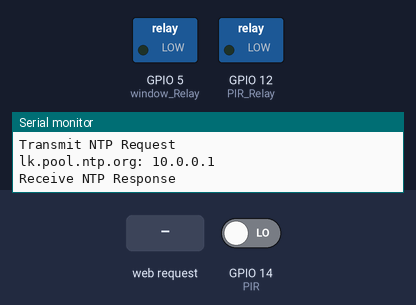
Simulated run of this sketch. Board: ESP8266 (NodeMCU). Shown: switched loads named in the sketch (green lamp = pin HIGH), the last lines printed to the serial monitor. Inputs (shaded band) come from the test bench; at power-on: GPIO 14 (PIR) LOW. WiFi joins after 1.5 s; servers stay silent unless stated.

Above: at 2.7 s.
2.8 s: HTTP request GET /living/window/1 received
At 3.9 s:
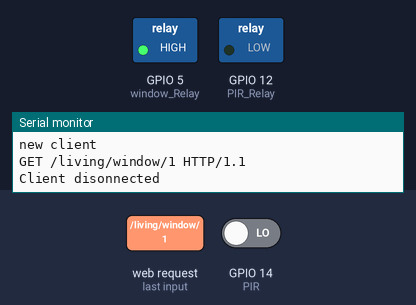
4.3 s: HTTP request GET /living/pir/1 received
At 5.1 s:
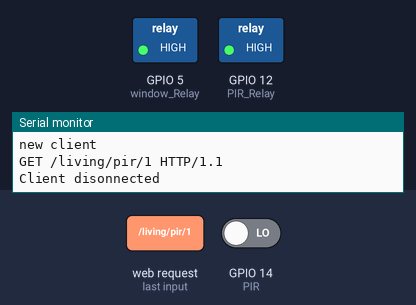
5.8 s: HTTP request GET /living/window/0 received
At 6.2 s:
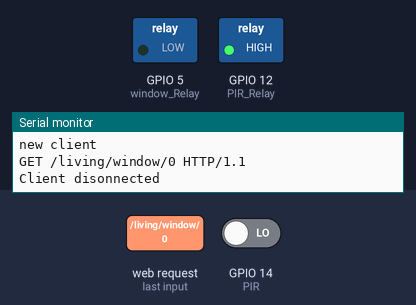
7.3 s: HTTP request GET /living/pir/0 received
At 8.6 s:
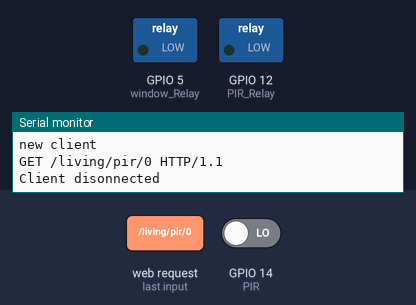
Timing chart, 0 to 9.8 s (numbered marks = the images above; inputs shaded):
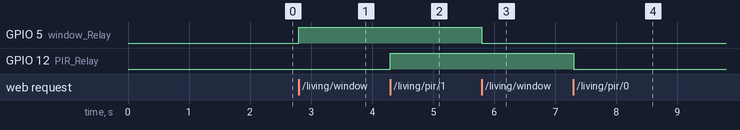

The sketch:

livingRoomV4-P2.ino
```cpp
#include <TimeLib.h>
#include <ESP8266WiFi.h>
#include <WiFiUdp.h>

const char* ssid = "JaraWifi";
const char* password = "jaraz12345";

const char* host = "www.txtlocal.com";

WiFiServer server(80);

static const char ntpServerName[] = "lk.pool.ntp.org";
const float timeZone = 5.50;

WiFiUDP Udp;
unsigned int localPort = 8888;  // local port to listen for UDP packets

int calibrationTime = 30;  //pir vars
long unsigned int lowIn;
long unsigned int pause = 5000;
boolean lockLow = true;
boolean takeLowTime;
boolean curr=false;  //pir vars
String store_var="stTime1|endTime1&";

time_t getNtpTime();
String digitalClockDisplay();
String printDigits(int digits);
void sendNTPpacket(IPAddress &address);

void setup() {
  pinMode(A0, INPUT);//window
  pinMode(5, OUTPUT);//window_Relay
  pinMode(14, INPUT);//PIR
  pinMode(12, OUTPUT);//PIR_Relay
  digitalWrite(12, 0);//@ the begining PIR is not active
  digitalWrite(5, 0);//@ the begining smokeSensor is not active
  digitalWrite(14, 0);


  Serial.begin(115200);
  delay(10);

  // Connect to WiFi network
  Serial.println();
  Serial.println();
  Serial.print("Connecting to ");
  Serial.println(ssid);

  WiFi.begin(ssid, password);

  while (WiFi.status() != WL_CONNECTED) {
    delay(500);
    Serial.print(".");
  }
  Serial.println("");
  Serial.println("WiFi connected");

  // Start the server
  server.begin();
  Serial.println("Server started");

  // Print the IP address
  Serial.println(WiFi.localIP());

  Udp.begin(localPort);
  setSyncProvider(getNtpTime);
  setSyncInterval(300);
}

time_t prevDisplay = 0;

void loop() {
   //PIR reading...
 if(digitalRead(14) == HIGH){
    if(lockLow && curr){
         lockLow = false;
         Serial.println("---");

         if (timeStatus() != timeNotSet) {
            if (now() != prevDisplay) { //update the display only if time has changed
                prevDisplay = now();
                store_var+="Movement Detected|";
                store_var+= digitalClockDisplay();
                store_var+= "|";

                WiFiClient client;
                const int httpPort = 80;
                if (!client.connect(host, httpPort)) {
                  Serial.println("connection failed");
                  return;
                }

                String url = "/sendsmspost.php?uname=lahiruepa@zoho.com&pword=Idontknow94&message=Unidentified%20movement%20detected%20in%20the%20living%20room.-HomeAssistent&selectednums=+94716482041&info=1&test=0";

                client.print(String("GET ") + url + " HTTP/1.1\r\n" +
                          "Host: " + host + "\r\n" +
                          "Connection: close\r\n\r\n");
                unsigned long timeout = millis();
                while (client.available() == 0) {
                  if (millis() - timeout > 5000) {
                    client.stop();
                    return;
                  }
                }
            }
          }

         delay(50);
         }
         takeLowTime = true;
 }

 if(digitalRead(14) == LOW){
    curr=true;
    if(takeLowTime){
        lowIn = millis();          //save the time of the transition from high to LOW
        takeLowTime = false;       //make sure this is only done at the start of a LOW phase
        }
       //if the sensor is low for more than the given pause,
       //we assume that no more motion is going to happen
       if(!lockLow && millis() - lowIn > pause){
           lockLow = true;

           if (timeStatus() != timeNotSet) {
            if (now() != prevDisplay) {
                prevDisplay = now();
                store_var+= digitalClockDisplay();
                store_var+= "&";
            }
          }
           Serial.println(store_var);
           delay(50);
           }
       }

  // Check if a client has connected
  WiFiClient client = server.available();
  if (!client) {
    return;
  }

  // Wait until the client sends some data
  Serial.println("new client");
  while(!client.available()){
    delay(1);
  }

  // Read the first line of the request
  String req = client.readStringUntil('\r');
  Serial.println(req);
  client.flush();

  // Match the request
  String pos;
  int checkPos;
  int val;
  String s;
  if (req.indexOf("/living/window/0") != -1){
    digitalWrite(5, 0);
    s = "HTTP/1.1 200 OK\r\nContent-Type: text/plain\r\n\r\nWindowSensor is now down";}

  else if (req.indexOf("/living/window/1") != -1){
    digitalWrite(5, 1);
    s = "HTTP/1.1 200 OK\r\nContent-Type: text/plain\r\n\r\nWindowSensor is now up ";}

  else if (req.indexOf("/living/window/check/1") != -1){
    if(analogRead(A0)>10){
      pos="Window is closed!";}
    else{
      pos="Window is not closed!";}
    s = "HTTP/1.1 200 OK\r\nContent-Type: text/plain\r\n\r\n"+pos;}

  else if (req.indexOf("/living/pir/0") != -1){
    digitalWrite(12, 0);
    s = "HTTP/1.1 200 OK\r\nContent-Type: text/plain\r\n\r\nPIR Sensor Down";}

  else if (req.indexOf("/living/pir/1") != -1){
    digitalWrite(12, 1);
    s = "HTTP/1.1 200 OK\r\nContent-Type: text/plain\r\n\r\nPIR Sensor Up";}

  else if (req.indexOf("/living/notification") != -1){
    s = "HTTP/1.1 200 OK\r\nContent-Type: text/plain\r\n\r\n"+store_var;}

  else {
    Serial.println("invalid request");
    client.stop();
    return;
  }

  client.flush();

  // Send the response to the client
  client.print(s);
  delay(1);
  Serial.println("Client disonnected");

  // The client will actually be disconnected
  // when the function returns and 'client' object is detroyed

}

String digitalClockDisplay()
{
  // digital clock display of the time
  String s= String(hour());
  s+=printDigits(minute());
  s+=printDigits(second());
  s+=" ";
  s+=String(day());
  s+=".";
  s+=String(month());
  s+=".";
  s+=String(year());

  return s;
}

String printDigits(int digits)
{
  // utility for digital clock display: prints preceding colon and leading 0
  String dts=":";
  if (digits < 10)
    dts=dts+'0';
  dts=dts+String(digits);
  return dts;
}

const int NTP_PACKET_SIZE = 48; // NTP time is in the first 48 bytes of message
byte packetBuffer[NTP_PACKET_SIZE]; //buffer to hold incoming & outgoing packets

time_t getNtpTime()
{
  IPAddress ntpServerIP; // NTP server's ip address

  while (Udp.parsePacket() > 0) ; // discard any previously received packets
  Serial.println("Transmit NTP Request");
  // get a random server from the pool
  WiFi.hostByName(ntpServerName, ntpServerIP);
  Serial.print(ntpServerName);
  Serial.print(": ");
  Serial.println(ntpServerIP);
  sendNTPpacket(ntpServerIP);
  uint32_t beginWait = millis();
  while (millis() - beginWait < 1500) {
    int size = Udp.parsePacket();
    if (size >= NTP_PACKET_SIZE) {
      Serial.println("Receive NTP Response");
      Udp.read(packetBuffer, NTP_PACKET_SIZE);  // read packet into the buffer
      unsigned long secsSince1900;
      // convert four bytes starting at location 40 to a long integer
      secsSince1900 =  (unsigned long)packetBuffer[40] << 24;
      secsSince1900 |= (unsigned long)packetBuffer[41] << 16;
      secsSince1900 |= (unsigned long)packetBuffer[42] << 8;
      secsSince1900 |= (unsigned long)packetBuffer[43];
      return secsSince1900 - 2208988800UL + timeZone * SECS_PER_HOUR;
    }
  }
  Serial.println("No NTP Response :-(");
  return 0; // return 0 if unable to get the time
}

// send an NTP request to the time server at the given address
void sendNTPpacket(IPAddress &address)
{
  // set all bytes in the buffer to 0
  memset(packetBuffer, 0, NTP_PACKET_SIZE);
  // Initialize values needed to form NTP request
  // (see URL above for details on the packets)
  packetBuffer[0] = 0b11100011;   // LI, Version, Mode
  packetBuffer[1] = 0;     // Stratum, or type of clock
  packetBuffer[2] = 6;     // Polling Interval
  packetBuffer[3] = 0xEC;  // Peer Clock Precision
  // 8 bytes of zero for Root Delay & Root Dispersion
  packetBuffer[12] = 49;
  packetBuffer[13] = 0x4E;
  packetBuffer[14] = 49;
  packetBuffer[15] = 52;
  // all NTP fields have been given values, now
  // you can send a packet requesting a timestamp:
  Udp.beginPacket(address, 123); //NTP requests are to port 123
  Udp.write(packetBuffer, NTP_PACKET_SIZE);
  Udp.endPacket();
}
```

Measured:
- after the input at 2.8 s, GPIO 5 (window_Relay): LOW → HIGH at once
- after the input at 4.3 s, GPIO 12 (PIR_Relay): LOW → HIGH at once
- after the input at 5.8 s, GPIO 5 (window_Relay): HIGH → LOW at once
- after the input at 7.3 s, GPIO 12 (PIR_Relay): HIGH → LOW at once
